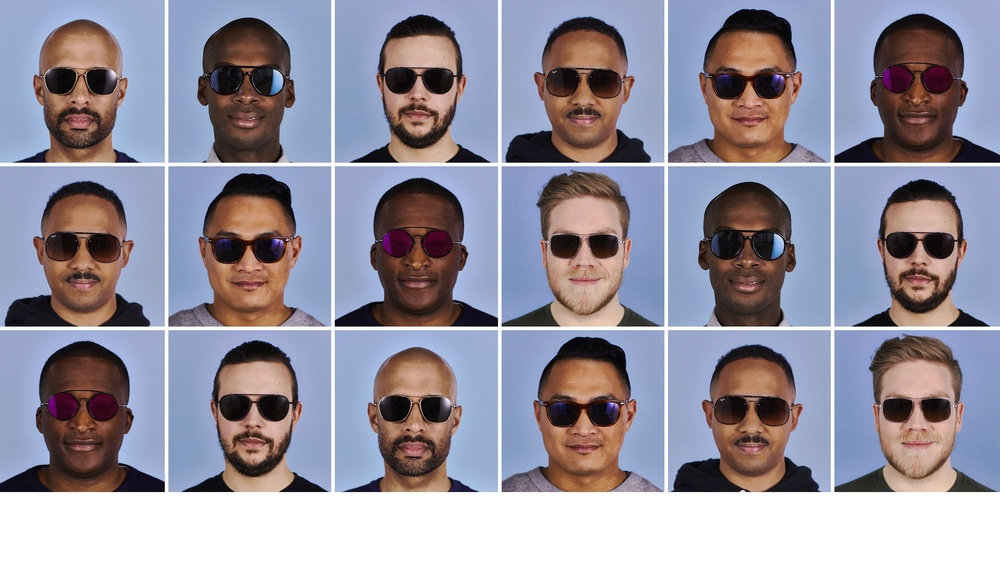
#> input picture Session 10/face.jpg, 1000 x 562 px, shrunk from 2500 x 1406 before the run
$ jupyter execute 'Face Detection.ipynb'
#> lines starting #> are read from the running program, lines starting #| are printed output that depends on the picture; after the words box and inside, x2 and y2 are one past the last pixel; in counts of white or black regions, pixels touching at a corner belong together
[cell 1]
import cv2
from matplotlib import pyplot as plt
# Load the cascade
face_cascade = cv2.CascadeClassifier('haarcascade_frontalface_default.xml')
# Read the input image
img = cv2.imread('face.jpg')
#> img is the input picture: shape (562, 1000, 3); mean B, G, R 156.6, 143.6, 147.8
# Convert into grayscale
gray = cv2.cvtColor(img, cv2.COLOR_BGR2GRAY)
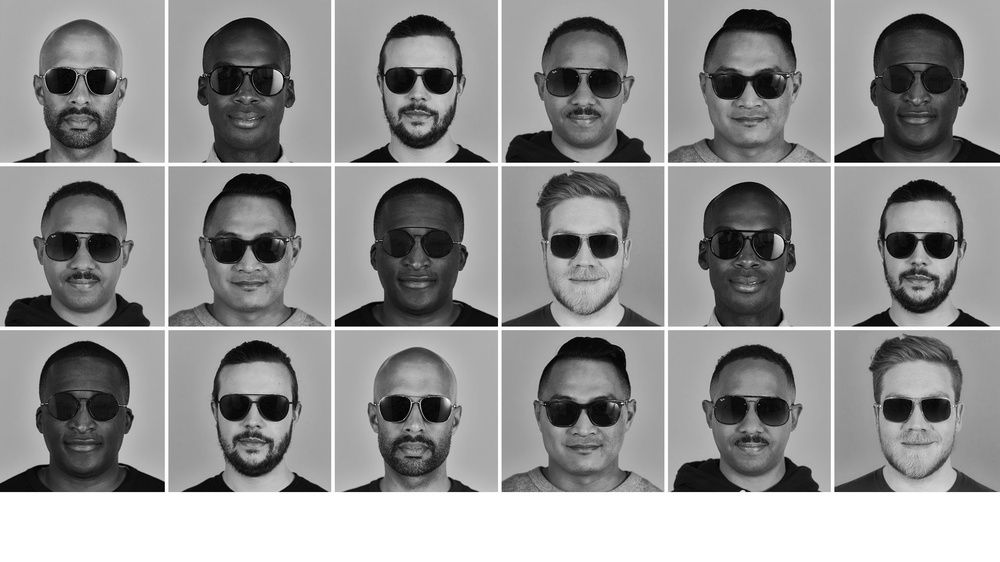
#> gray: shape (562, 1000); min 0, max 255, mean 146.4
# Detect faces
faces = face_cascade.detectMultiScale(gray, 1.1, 4)
#> faces = 18 rows, first 6: [360, 36, 118, 118], [695, 207, 100, 100], [197, 43, 100, 100], [695, 43, 108, 108], [867, 44, 99, 99], [529, 203, 110, 110]
# Draw rectangle around the faces
for (x, y, w, h) in faces:
    cv2.rectangle(img, (x, y), (x+w, y+h), (255, 0, 0), 2)
#> this loop made 18 passes
#> (x, y, w, h) on passes 1 to 12: (360, 36, 118, 118), (695, 207, 100, 100), (197, 43, 100, 100), (695, 43, 108, 108), (867, 44, 99, 99), (529, 203, 110, 110), (863, 203, 113, 113), (196, 209, 104, 104), (364, 203, 105, 105), (195, 363, 116, 116), (694, 366, 114, 114), (861, 365, 114, 114)
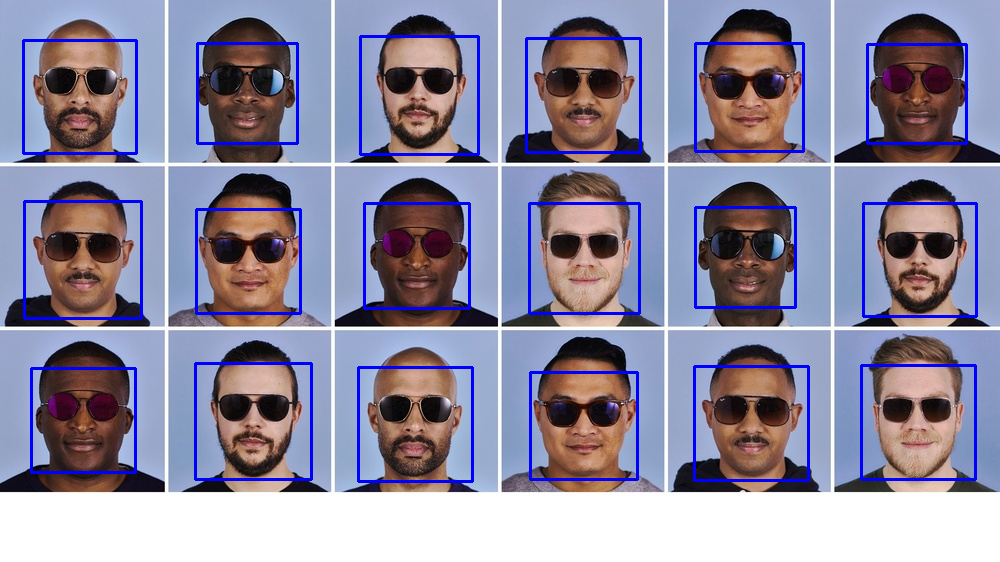
#> img: shape (562, 1000, 3); 4.19% of pixels changed, all inside (x1, y1, x2, y2) = (22, 35, 978, 483)
# Display the output
plt.subplot(1, 1, 1)
plt.imshow(img)
plt.show()
# cv2.imshow('img', img)
# cv2.waitKey()

$ run again, with Session 10/image.jpg copied over Session 10/face.jpg
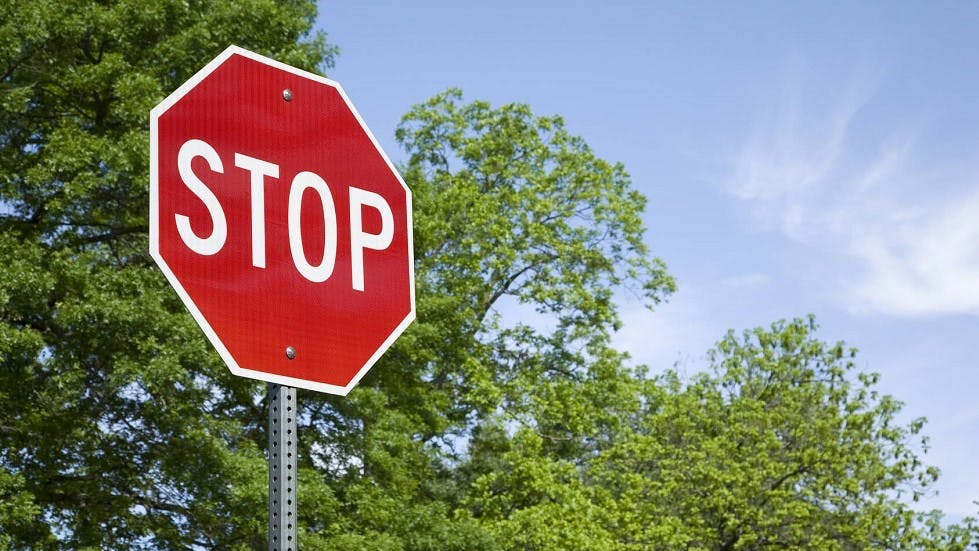
#> input picture Session 10/image.jpg, 979 x 551 px
#> img is the input picture: shape (551, 979, 3); mean B, G, R 123.1, 133.3, 133.1
#> `gray = cv2.cvtColor(img, cv2.COLOR_BGR2GRAY)`:
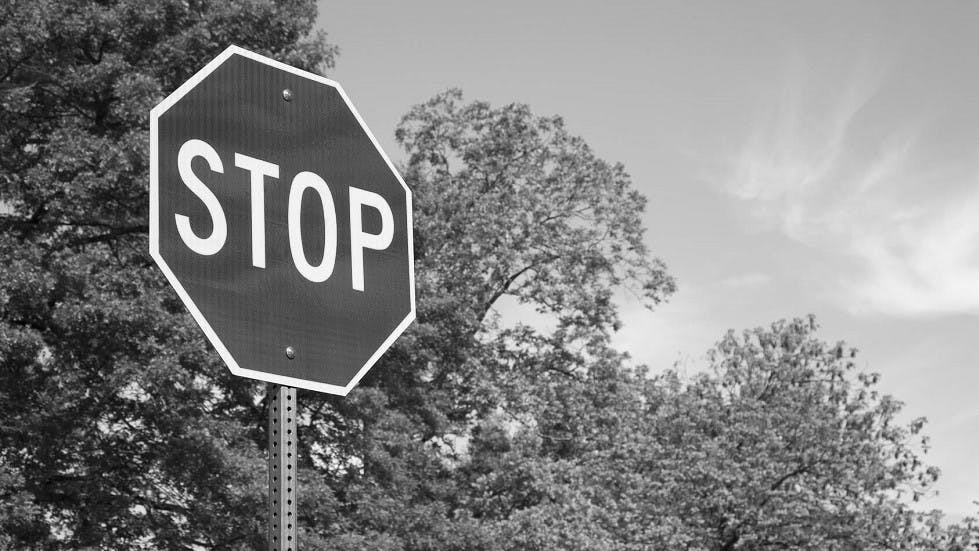
#> gray: shape (551, 979); min 0, max 255, mean 132
#> faces = [[400, 263, 72, 72]]
#> the loop `for (x, y, w, h) in faces:` made 1 pass
#> after the loop `for (x, y, w, h) in faces:`:
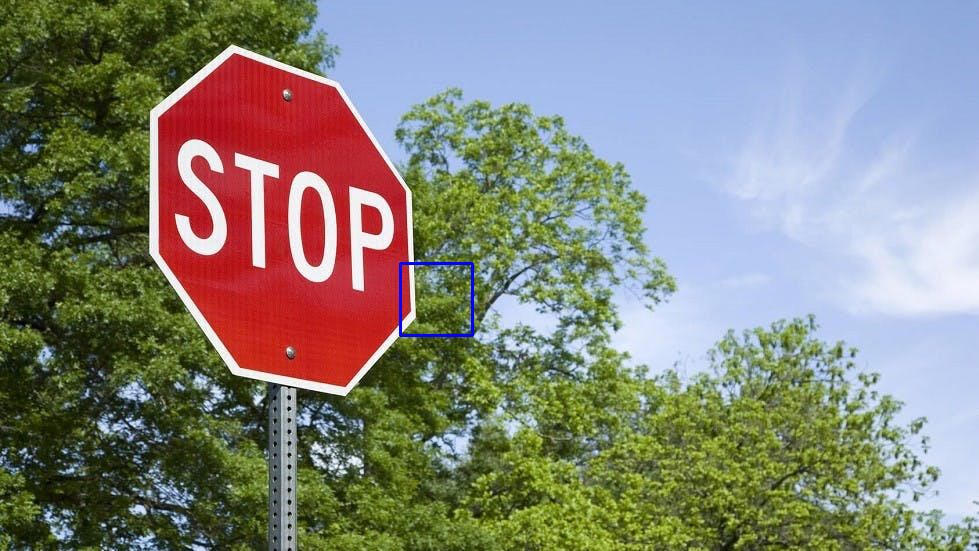
#> img: shape (551, 979, 3); 0.16% of pixels changed, all inside (x1, y1, x2, y2) = (399, 262, 474, 337)

$ run again, with Session 10/test_f.jpg copied over Session 10/face.jpg
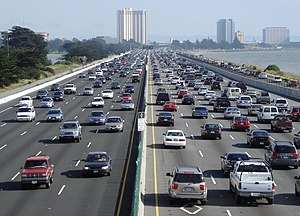
#> input picture Session 10/test_f.jpg, 300 x 216 px
#> img is the input picture: shape (216, 300, 3); mean B, G, R 127, 119.3, 113.9
#> `gray = cv2.cvtColor(img, cv2.COLOR_BGR2GRAY)`:
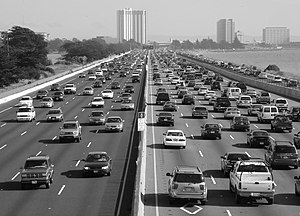
#> gray: shape (216, 300); min 0, max 255, mean 118.6
#> faces = ()
